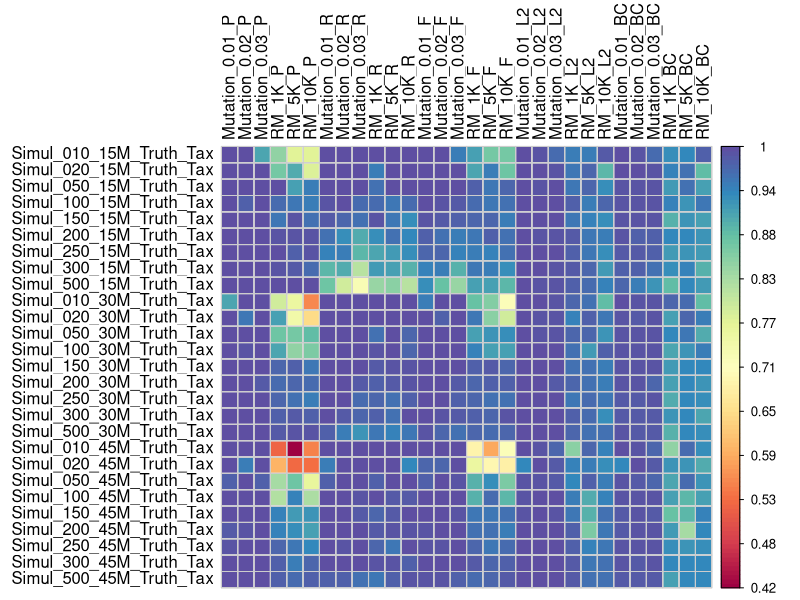

Here is the R script that generated this plot:
#=============================  Fig.S4 Corrplot  ================================
##  Figure Paper
#install.packages("corrplot")
library(corrplot)
library(RColorBrewer)
#setwd("C:\\Users\\Think\\Desktop\\aDist\\Figure_AutoGscore\\Figure2-Corrplot")
svm <- read.table("plot_Corrplot_RM.Mutation_PRF.L2.BC-162_23.0425.txt", header = T,row.names = 1,sep="\t")
#shape3 just color
corrplot(as.matrix(svm), is.corr = FALSE, method = 'color',	#method: "pie", "square"
         col=colorRampPalette(brewer.pal(11, "Spectral"))(100),outline="white", 
         #addCoef.col = 'grey80',
         addgrid.col="grey80", tl.col="black")